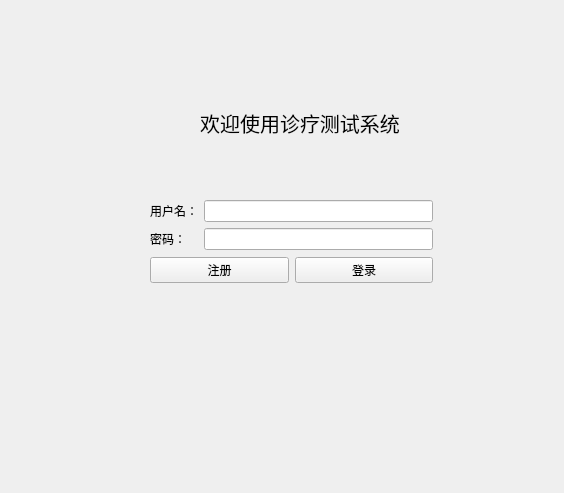
<?xml version="1.0" encoding="UTF-8"?>
<ui version="4.0">
 <class>LoginView</class>
 <widget class="QWidget" name="LoginView">
  <property name="geometry">
   <rect>
    <x>0</x>
    <y>0</y>
    <width>564</width>
    <height>493</height>
   </rect>
  </property>
  <property name="windowTitle">
   <string>登录</string>
  </property>
  <widget class="QLabel" name="label">
   <property name="geometry">
    <rect>
     <x>200</x>
     <y>110</y>
     <width>200</width>
     <height>25</height>
    </rect>
   </property>
   <property name="font">
    <font>
     <pointsize>15</pointsize>
    </font>
   </property>
   <property name="text">
    <string>欢迎使用诊疗测试系统</string>
   </property>
   <property name="alignment">
    <set>Qt::AlignCenter</set>
   </property>
  </widget>
  <widget class="QWidget" name="layoutWidget">
   <property name="geometry">
    <rect>
     <x>150</x>
     <y>200</y>
     <width>283</width>
     <height>83</height>
    </rect>
   </property>
   <layout class="QVBoxLayout" name="verticalLayout">
    <item>
     <layout class="QFormLayout" name="formLayout">
      <item row="0" column="0">
       <widget class="QLabel" name="label_2">
        <property name="text">
         <string>用户名：</string>
        </property>
       </widget>
      </item>
      <item row="0" column="1">
       <widget class="QLineEdit" name="inputUserName"/>
      </item>
      <item row="1" column="0">
       <widget class="QLabel" name="label_3">
        <property name="text">
         <string>密码：</string>
        </property>
       </widget>
      </item>
      <item row="1" column="1">
       <widget class="QLineEdit" name="inputPassword">
        <property name="echoMode">
         <enum>QLineEdit::Password</enum>
        </property>
       </widget>
      </item>
     </layout>
    </item>
    <item>
     <layout class="QHBoxLayout" name="horizontalLayout">
      <item>
       <widget class="QPushButton" name="btnSignUp">
        <property name="text">
         <string>注册</string>
        </property>
       </widget>
      </item>
      <item>
       <widget class="QPushButton" name="btnSignIn">
        <property name="text">
         <string>登录</string>
        </property>
       </widget>
      </item>
     </layout>
    </item>
   </layout>
  </widget>
 </widget>
 <resources/>
 <connections/>
</ui>
